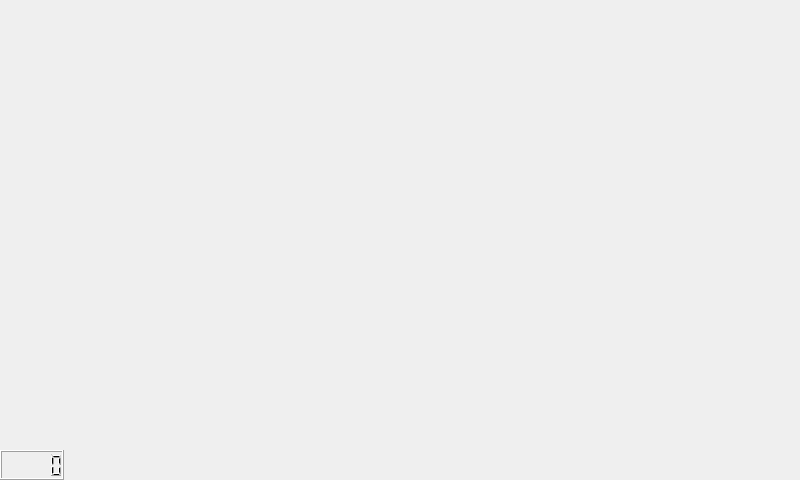
<?xml version="1.0" encoding="UTF-8"?>
<ui version="4.0">
 <class>MainWindow</class>
 <widget class="QMainWindow" name="MainWindow">
  <property name="geometry">
   <rect>
    <x>0</x>
    <y>0</y>
    <width>800</width>
    <height>480</height>
   </rect>
  </property>
  <property name="windowTitle">
   <string>MainWindow</string>
  </property>
  <widget class="QWidget" name="centralwidget">
   <widget class="QLCDNumber" name="average">
    <property name="geometry">
     <rect>
      <x>0</x>
      <y>450</y>
      <width>64</width>
      <height>30</height>
     </rect>
    </property>
   </widget>
  </widget>
 </widget>
 <resources/>
 <connections/>
</ui>
